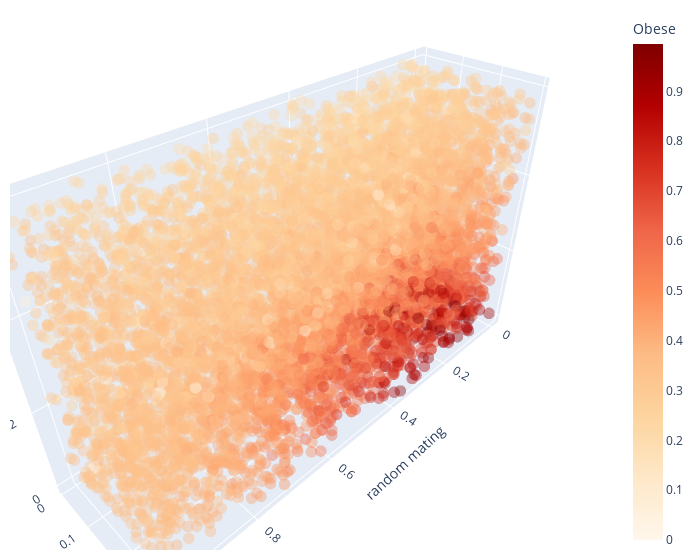

Write notebook code for a chart like this one.
### Code cell
fig = px.scatter_3d(df, x='random_mating', y='fertility_factor', z='leakage',
              color='g4', color_continuous_scale = px.colors.sequential.OrRd)

fig.update_traces(marker=dict(size=4, opacity = 0.4),
                  selector=dict(mode='markers'))
fig.update_layout(scene = dict(
                    xaxis_title='random mating',
                    yaxis_title='fertility',
                    zaxis_title='leakage'),
                    width=700,
                    margin=dict(r=20, b=10, l=10, t=10), 
                    coloraxis_colorbar=dict(title="Obese")
                    )
fig.show()

### Figure 1 — Plotly figure (JSON) as saved in the notebook; plotly's stock layout.template omitted (floating-point values rounded to 4 significant figures; data arrays with more than 128 entries replaced by an {"elided": "..."} marker saying what was removed)
{"data": [{"hovertemplate": "random_mating=%{x}<br>fertility_factor=%{y}<br>leakage=%{z}<br>g4=%{marker.color}<extra></extra>", "legendgroup": "", "marker": {"color": {"elided": "8192 float values"}, "coloraxis": "coloraxis", "opacity": 0.4, "size": 4, "symbol": "circle"}, "mode": "markers", "name": "", "scene": "scene", "showlegend": false, "type": "scatter3d", "x": {"elided": "8192 float values"}, "y": {"elided": "8192 float values"}, "z": {"elided": "8192 float values"}}], "layout": {"coloraxis": {"colorbar": {"title": {"text": "Obese"}}, "colorscale": [[0, "rgb(255,247,236)"], [0.125, "rgb(254,232,200)"], [0.25, "rgb(253,212,158)"], [0.375, "rgb(253,187,132)"], [0.5, "rgb(252,141,89)"], [0.625, "rgb(239,101,72)"], [0.75, "rgb(215,48,31)"], [0.875, "rgb(179,0,0)"], [1, "rgb(127,0,0)"]]}, "legend": {"tracegroupgap": 0}, "margin": {"b": 10, "l": 10, "r": 20, "t": 10}, "scene": {"domain": {"x": [0, 1], "y": [0, 1]}, "xaxis": {"title": {"text": "random mating"}}, "yaxis": {"title": {"text": "fertility"}}, "zaxis": {"title": {"text": "leakage"}}}, "width": 700}}
